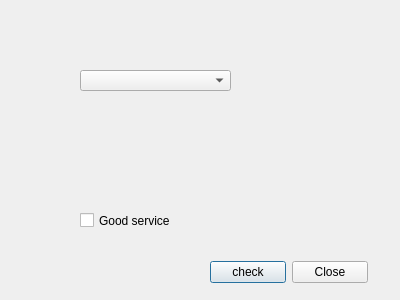
<?xml version="1.0" encoding="UTF-8"?>
<ui version="4.0">
 <class>LoginWin</class>
 <widget class="QDialog" name="LoginWin">
  <property name="geometry">
   <rect>
    <x>0</x>
    <y>0</y>
    <width>400</width>
    <height>300</height>
   </rect>
  </property>
  <property name="windowTitle">
   <string>Dialog</string>
  </property>
  <widget class="QCheckBox" name="checkBox">
   <property name="geometry">
    <rect>
     <x>80</x>
     <y>210</y>
     <width>91</width>
     <height>21</height>
    </rect>
   </property>
   <property name="text">
    <string>Good service</string>
   </property>
  </widget>
  <widget class="QComboBox" name="comboBox">
   <property name="geometry">
    <rect>
     <x>80</x>
     <y>70</y>
     <width>151</width>
     <height>21</height>
    </rect>
   </property>
  </widget>
  <widget class="QWidget" name="layoutWidget">
   <property name="geometry">
    <rect>
     <x>210</x>
     <y>260</y>
     <width>158</width>
     <height>25</height>
    </rect>
   </property>
   <layout class="QHBoxLayout" name="horizontalLayout">
    <item>
     <widget class="QPushButton" name="pushButton">
      <property name="text">
       <string>check</string>
      </property>
     </widget>
    </item>
    <item>
     <widget class="QPushButton" name="pushButton_2">
      <property name="text">
       <string>Close</string>
      </property>
     </widget>
    </item>
   </layout>
  </widget>
 </widget>
 <resources/>
 <connections>
  <connection>
   <sender>pushButton_2</sender>
   <signal>clicked()</signal>
   <receiver>LoginWin</receiver>
   <slot>close()</slot>
   <hints>
    <hint type="sourcelabel">
     <x>333</x>
     <y>268</y>
    </hint>
    <hint type="destinationlabel">
     <x>364</x>
     <y>212</y>
    </hint>
   </hints>
  </connection>
 </connections>
</ui>
